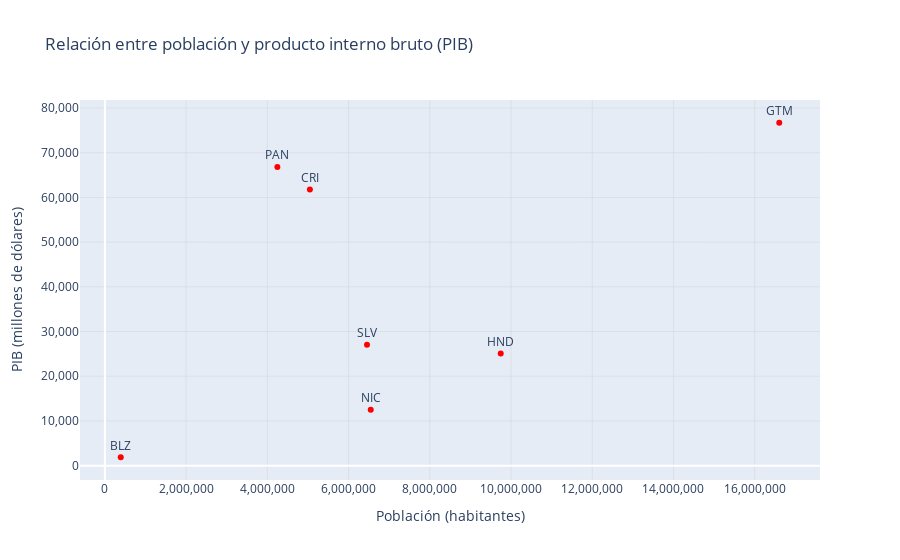

Write notebook code for a chart like this one.
### Markdown cell above
##### Población vs PIB

### Code cell
# Subconjunto de países seleccionados
paises_seleccionados = paises.loc[['PAN', 'CRI', 'NIC', 'SLV', 'HND', 'GTM', 'BLZ']]

# Creación del gráfico de dispersión
fig = px.scatter(
    paises_seleccionados,
    x='POP_EST',
    y='GDP_MD',
    text=paises_seleccionados.index, # texto sobre cada punto
    title='Relación entre población y producto interno bruto (PIB)',
    labels={
        'POP_EST': 'Población (habitantes)',
        'GDP_MD': 'PIB (millones de dólares)'
    }
)

# Atributos globales de la figura
fig.update_layout(
    xaxis_tickformat=',',
    yaxis_tickformat=',',
    xaxis=dict(showgrid=True, gridwidth=0.5, gridcolor='lightgray'),
    yaxis=dict(showgrid=True, gridwidth=0.5, gridcolor='lightgray')
)

# Atributos de los elementos visuales del gráfico
fig.update_traces(marker=dict(color='red'), textposition='top center')

# Despliegue del gráfico
fig.show()

### Figure 1 — Plotly figure (JSON) as saved in the notebook; plotly's stock layout.template omitted (floating-point values rounded to 4 significant figures)
{"data": [{"hovertemplate": "Población (habitantes)=%{x}<br>PIB (millones de dólares)=%{y}<br>ADM0_ISO=%{text}<extra></extra>", "legendgroup": "", "marker": {"color": "red", "symbol": "circle"}, "mode": "markers+text", "name": "", "orientation": "v", "showlegend": false, "text": ["PAN", "CRI", "NIC", "SLV", "HND", "GTM", "BLZ"], "textposition": "top center", "type": "scatter", "x": [4246439, 5047561, 6545502, 6453553, 9746117, 16604026, 390353], "xaxis": "x", "y": [66800, 61801, 12520, 27022, 25095, 76710, 1879], "yaxis": "y"}], "layout": {"legend": {"tracegroupgap": 0}, "title": {"text": "Relación entre población y producto interno bruto (PIB)"}, "xaxis": {"anchor": "y", "domain": [0, 1], "gridcolor": "lightgray", "gridwidth": 0.5, "showgrid": true, "tickformat": ",", "title": {"text": "Población (habitantes)"}}, "yaxis": {"anchor": "x", "domain": [0, 1], "gridcolor": "lightgray", "gridwidth": 0.5, "showgrid": true, "tickformat": ",", "title": {"text": "PIB (millones de dólares)"}}}}
